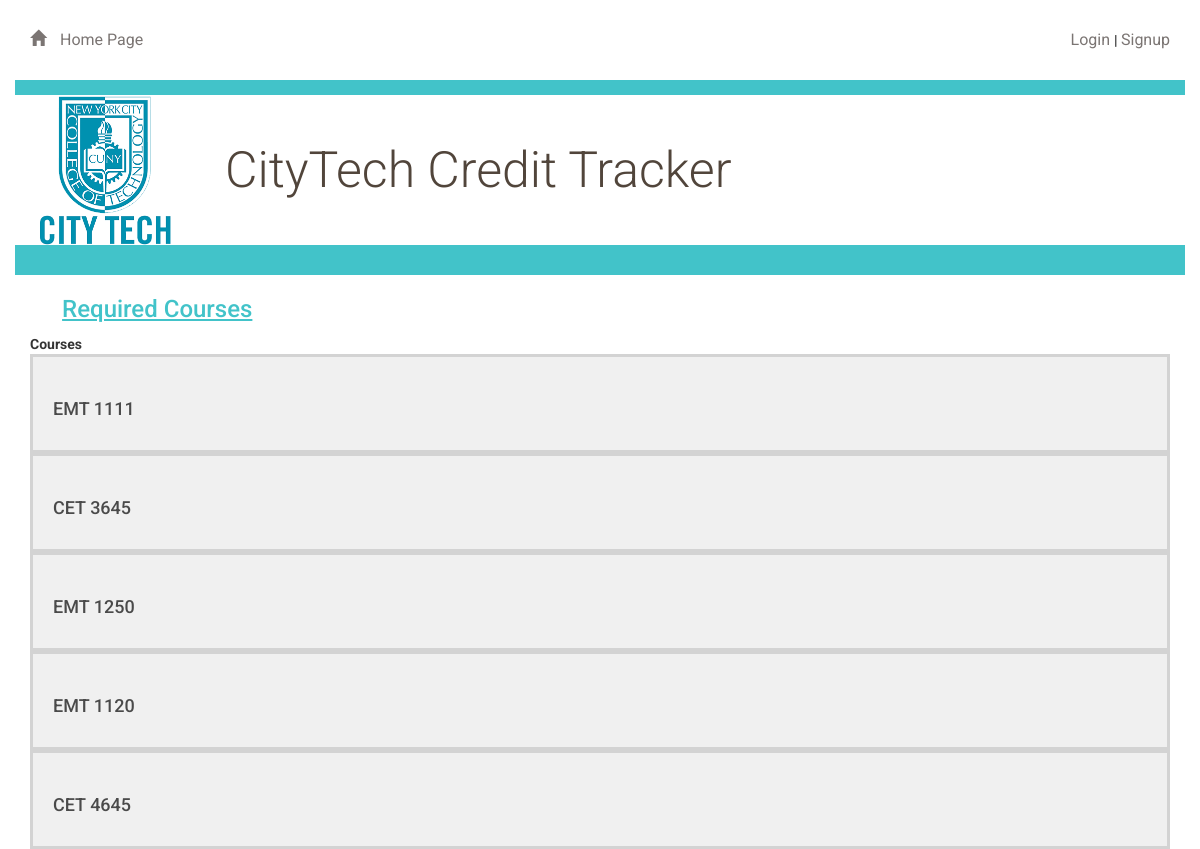
Screenshot of /courses with the database file from the repository.
### app/models.py (models this page shows, shortened)
class Courses(db.Model):
    id = db.Column(db.Integer, primary_key=True)
    parent_id = db.Column(db.Integer, db.ForeignKey('courses.id'))
    name = db.Column(db.String(50), nullable=False)
    code = db.Column(db.String(8), nullable=False)
    credits = db.Column(db.Integer, nullable=False)
    dept_id = db.Column(db.Integer, db.ForeignKey('departments.id'))
    progs_id = db.Column(db.Integer, db.ForeignKey('programs.id'))
    prereqs = db.relationship(
        'Courses', secondary=prereq,
        primaryjoin=(prereq.c.course_id == id),
        secondaryjoin=(prereq.c.prereq_id == id),
        backref=db.backref('prereq', lazy='dynamic'), lazy='dynamic')
    coreqs = db.relationship(
        'Courses', secondary=coreq,
        primaryjoin=(coreq.c.course_id == id),
        secondaryjoin=(coreq.c.coreq_id == id),
        backref=db.backref('coreq', lazy='dynamic'), lazy='dynamic')
    children = db.relationship("Courses",
                backref=db.backref('parent', remote_side=[id])
            )

### app/routes.py (the view)
@app.route('/courses')
def courseDashboard():
    courses = Courses.query.all()
    return render_template('course_dashboard.html', courses = courses)

### app/templates/course_dashboard.html (shortened to what this page needs)
{% extends "base.html" %}
{% block content %}
{% include "header.html" %}
	<div class="row divider blue">
		<div class="col-md-12"></div>
	</div>
<section class="col-md-12"> <h2>Required Courses</h2></section>
<div class="">
			Courses
				{% for course in courses %}
					<a href = "{{ url_for('courseDetail', course_id = course.id) }}">
							<div class="movies-list">
									<h3>{{course.name}}</h3>
								</div>
					</a>
				{% endfor %}
	</div>
{% endblock %}

### app/static/styles.css (style rules this page uses)
* { font-family: "Helvetica Neue Bold", Roboto, Helvetica, Arial, sans-serif; font-weight: 700; }
h2 { font-size: 24px; color: #42C3C9; line-height: 29px; text-decoration: underline; }
h3 { font-size: 18px; color: #4A4A4A; line-height: 23px; }
a { font-size: 14px; color: #0093B9; line-height: 17px; }
section { float: right; margin: 0 1.5%; margin-right: 50%; }
.divider { height: 15px; }
.divider.blue { background-color: #42C3C9; }
.movies-list { background-color: #F0F0F0; padding: 20px; border-style: solid; border-color: #D3D3D3; }

### rows the page displays
Courses: name "EMT 1111"
Courses: name "CET 3645"
Courses: name "EMT 1250"
Courses: name "EMT 1120"
Courses: name "CET 4645"
